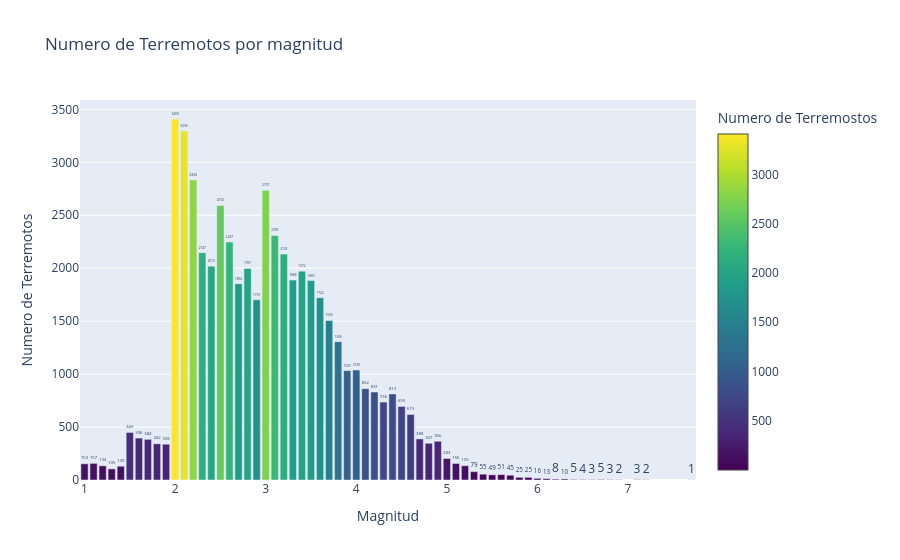

Notebook cell for this chart:
### Code cell
# grafico de barras
magnitudes = df["Magnitude"].value_counts().sort_index()
fig2 = go.Figure(
    go.Bar(
        x=magnitudes.index,
        y=magnitudes.values,
        marker=dict(
            color=magnitudes.values,
            colorscale="Viridis",
            showscale=True,
            colorbar=dict(title="Numero de Terremostos")
        ),
        text=magnitudes.values,
        textposition="outside"
    )
)

fig2.update_layout(
    title="Numero de Terremotos por magnitud",
    xaxis_title="Magnitud",
    yaxis_title="Numero de Terremotos"
)

### Figure 1 — Plotly figure (JSON) as saved in the notebook; plotly's stock layout.template omitted (floating-point values rounded to 4 significant figures)
{"data": [{"marker": {"color": [153, 157, 134, 105, 130, 449, 396, 384, 342, 338, 3409, 3296, 2834, 2147, 2019, 2592, 2247, 1854, 1997, 1701, 2737, 2309, 2133, 1888, 1972, 1883, 1722, 1506, 1306, 1033, 1039, 862, 831, 736, 813, 695, 619, 388, 347, 366, 203, 156, 135, 79, 55, 49, 51, 45, 25, 25, 16, 13, 8, 10, 5, 4, 3, 5, 3, 2, 3, 2, 1], "colorbar": {"title": {"text": "Numero de Terremostos"}}, "colorscale": [[0, "#440154"], [0.1111, "#482878"], [0.2222, "#3e4989"], [0.3333, "#31688e"], [0.4444, "#26828e"], [0.5556, "#1f9e89"], [0.6667, "#35b779"], [0.7778, "#6ece58"], [0.8889, "#b5de2b"], [1, "#fde725"]], "showscale": true}, "text": [153.0, 157.0, 134.0, 105.0, 130.0, 449.0, 396.0, 384.0, 342.0, 338.0, 3409.0, 3296.0, 2834.0, 2147.0, 2019.0, 2592.0, 2247.0, 1854.0, 1997.0, 1701.0, 2737.0, 2309.0, 2133.0, 1888.0, 1972.0, 1883.0, 1722.0, 1506.0, 1306.0, 1033.0, 1039.0, 862.0, 831.0, 736.0, 813.0, 695.0, 619.0, 388.0, 347.0, 366.0, 203.0, 156.0, 135.0, 79.0, 55.0, 49.0, 51.0, 45.0, 25.0, 25.0, 16.0, 13.0, 8.0, 10.0, 5.0, 4.0, 3.0, 5.0, 3.0, 2.0, 3.0, 2.0, 1.0], "textposition": "outside", "type": "bar", "x": [1.0, 1.1, 1.2, 1.3, 1.4, 1.5, 1.6, 1.7, 1.8, 1.9, 2.0, 2.1, 2.2, 2.3, 2.4, 2.5, 2.6, 2.7, 2.8, 2.9, 3.0, 3.1, 3.2, 3.3, 3.4, 3.5, 3.6, 3.7, 3.8, 3.9, 4.0, 4.1, 4.2, 4.3, 4.4, 4.5, 4.6, 4.7, 4.8, 4.9, 5.0, 5.1, 5.2, 5.3, 5.4, 5.5, 5.6, 5.7, 5.8, 5.9, 6.0, 6.1, 6.2, 6.3, 6.4, 6.5, 6.6, 6.7, 6.8, 6.9, 7.1, 7.2, 7.7], "y": [153, 157, 134, 105, 130, 449, 396, 384, 342, 338, 3409, 3296, 2834, 2147, 2019, 2592, 2247, 1854, 1997, 1701, 2737, 2309, 2133, 1888, 1972, 1883, 1722, 1506, 1306, 1033, 1039, 862, 831, 736, 813, 695, 619, 388, 347, 366, 203, 156, 135, 79, 55, 49, 51, 45, 25, 25, 16, 13, 8, 10, 5, 4, 3, 5, 3, 2, 3, 2, 1]}], "layout": {"title": {"text": "Numero de Terremotos por magnitud"}, "xaxis": {"title": {"text": "Magnitud"}}, "yaxis": {"title": {"text": "Numero de Terremotos"}}}}
